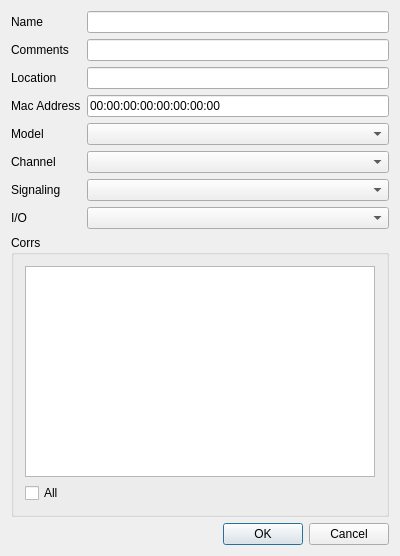
<?xml version="1.0" encoding="UTF-8"?>
<ui version="4.0">
 <class>FLWioPropertyDlg</class>
 <widget class="QDialog" name="FLWioPropertyDlg">
  <property name="geometry">
   <rect>
    <x>0</x>
    <y>0</y>
    <width>400</width>
    <height>556</height>
   </rect>
  </property>
  <property name="windowTitle">
   <string>WIO Propertys</string>
  </property>
  <layout class="QGridLayout" name="gridLayout">
   <item row="0" column="0">
    <widget class="QLabel" name="label">
     <property name="sizePolicy">
      <sizepolicy hsizetype="Fixed" vsizetype="Preferred">
       <horstretch>0</horstretch>
       <verstretch>0</verstretch>
      </sizepolicy>
     </property>
     <property name="text">
      <string>Name</string>
     </property>
    </widget>
   </item>
   <item row="1" column="1" colspan="4">
    <widget class="QLineEdit" name="lineEdit_2"/>
   </item>
   <item row="2" column="1" colspan="4">
    <widget class="QLineEdit" name="lineEdit_3"/>
   </item>
   <item row="15" column="3">
    <widget class="QPushButton" name="pb_ok">
     <property name="text">
      <string>OK</string>
     </property>
    </widget>
   </item>
   <item row="4" column="1" colspan="4">
    <widget class="QComboBox" name="comboBox_3"/>
   </item>
   <item row="15" column="1" colspan="2">
    <spacer name="horizontalSpacer">
     <property name="orientation">
      <enum>Qt::Horizontal</enum>
     </property>
     <property name="sizeHint" stdset="0">
      <size>
       <width>40</width>
       <height>20</height>
      </size>
     </property>
    </spacer>
   </item>
   <item row="4" column="0">
    <widget class="QLabel" name="label_9">
     <property name="text">
      <string>Model</string>
     </property>
    </widget>
   </item>
   <item row="3" column="0">
    <widget class="QLabel" name="label_4">
     <property name="text">
      <string>Mac Address</string>
     </property>
    </widget>
   </item>
   <item row="15" column="4">
    <widget class="QPushButton" name="pb_cancel">
     <property name="text">
      <string>Cancel</string>
     </property>
    </widget>
   </item>
   <item row="1" column="0">
    <widget class="QLabel" name="label_2">
     <property name="text">
      <string>Comments</string>
     </property>
    </widget>
   </item>
   <item row="2" column="0">
    <widget class="QLabel" name="label_3">
     <property name="text">
      <string>Location</string>
     </property>
    </widget>
   </item>
   <item row="0" column="1" colspan="4">
    <widget class="QLineEdit" name="lineEdit"/>
   </item>
   <item row="7" column="1" colspan="4">
    <widget class="QComboBox" name="comboBox_5"/>
   </item>
   <item row="5" column="1" colspan="4">
    <widget class="QComboBox" name="comboBox_2"/>
   </item>
   <item row="6" column="0">
    <widget class="QLabel" name="label_11">
     <property name="text">
      <string>Signaling</string>
     </property>
    </widget>
   </item>
   <item row="7" column="0">
    <widget class="QLabel" name="label_12">
     <property name="text">
      <string>I/O</string>
     </property>
    </widget>
   </item>
   <item row="6" column="1" colspan="4">
    <widget class="QComboBox" name="comboBox_4"/>
   </item>
   <item row="5" column="0">
    <widget class="QLabel" name="label_10">
     <property name="text">
      <string>Channel</string>
     </property>
    </widget>
   </item>
   <item row="3" column="1" colspan="4">
    <widget class="QLineEdit" name="leMAC">
     <property name="inputMask">
      <string>NN:NN:NN:NN:NN:NN:NN:NN</string>
     </property>
     <property name="text">
      <string>00:00:00:00:00:00:00:00</string>
     </property>
     <property name="maxLength">
      <number>23</number>
     </property>
    </widget>
   </item>
   <item row="8" column="0" colspan="5">
    <widget class="QGroupBox" name="groupBox">
     <property name="title">
      <string>Corrs</string>
     </property>
     <layout class="QGridLayout" name="gridLayout_2">
      <item row="0" column="0" colspan="2">
       <widget class="QListWidget" name="listWidget"/>
      </item>
      <item row="1" column="0">
       <widget class="QCheckBox" name="checkBox_4">
        <property name="text">
         <string>All </string>
        </property>
       </widget>
      </item>
     </layout>
    </widget>
   </item>
  </layout>
 </widget>
 <layoutdefault spacing="6" margin="11"/>
 <resources/>
 <connections/>
</ui>
